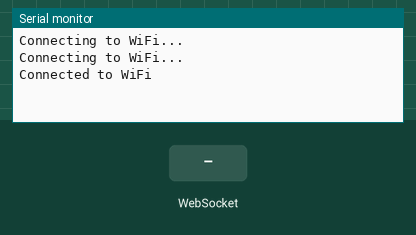
Recording of a sketch running on a simulated ESP32. On the bench: the last lines printed to the serial monitor. Inputs (shaded band) come from the test bench. WiFi joins after 1.5 s; servers stay silent unless stated.

Above: at 3.2 s.
3.3 s: WebSocket text "1" received
At 4.1 s:
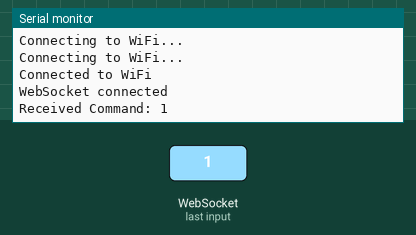
4.8 s: WebSocket text "0" received
At 5.2 s:
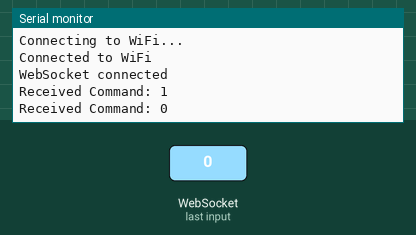
6.3 s: WebSocket text "2" received
At 7.5 s:
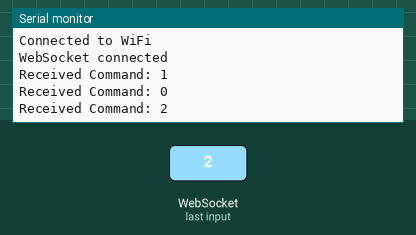

The sketch:

testESP32Websocket.ino
```cpp
#include <WiFi.h>
#include <WebSocketsClient.h>

// WiFi credentials
const char* ssid = "Hacker";
const char* password = "mo123456";

// Websocket server details
const char* websocket_host = "192.168.36.113"; // Replace with the Python server's IP
const uint16_t websocket_port = 8765;

WebSocketsClient webSocket;

void webSocketEvent(WStype_t type, uint8_t* payload, size_t length) {
  switch (type) {
    case WStype_TEXT:
      Serial.print("Received Command: ");
      Serial.println((char*)payload);
      break;
    case WStype_DISCONNECTED:
      Serial.println("WebSocket disconnected");
      break;
    case WStype_CONNECTED:
      Serial.println("WebSocket connected");
      break;
  }
}

void setup() {
  Serial.begin(115200);

  // Connect to WiFi
  WiFi.begin(ssid, password);
  while (WiFi.status() != WL_CONNECTED) {
    delay(1000);
    Serial.println("Connecting to WiFi...");
  }
  Serial.println("Connected to WiFi");

  // Initialize WebSocket
  webSocket.begin(websocket_host, websocket_port, "/");
  webSocket.onEvent(webSocketEvent);
}

void loop() {
  webSocket.loop();
}
```

Measured:
- after the input at 3.3 s, the serial monitor: prints a new line at once (image 1)
- after the input at 4.8 s, the serial monitor: prints a new line at once (image 2)
- after the input at 6.3 s, the serial monitor: prints a new line at once (image 3)
